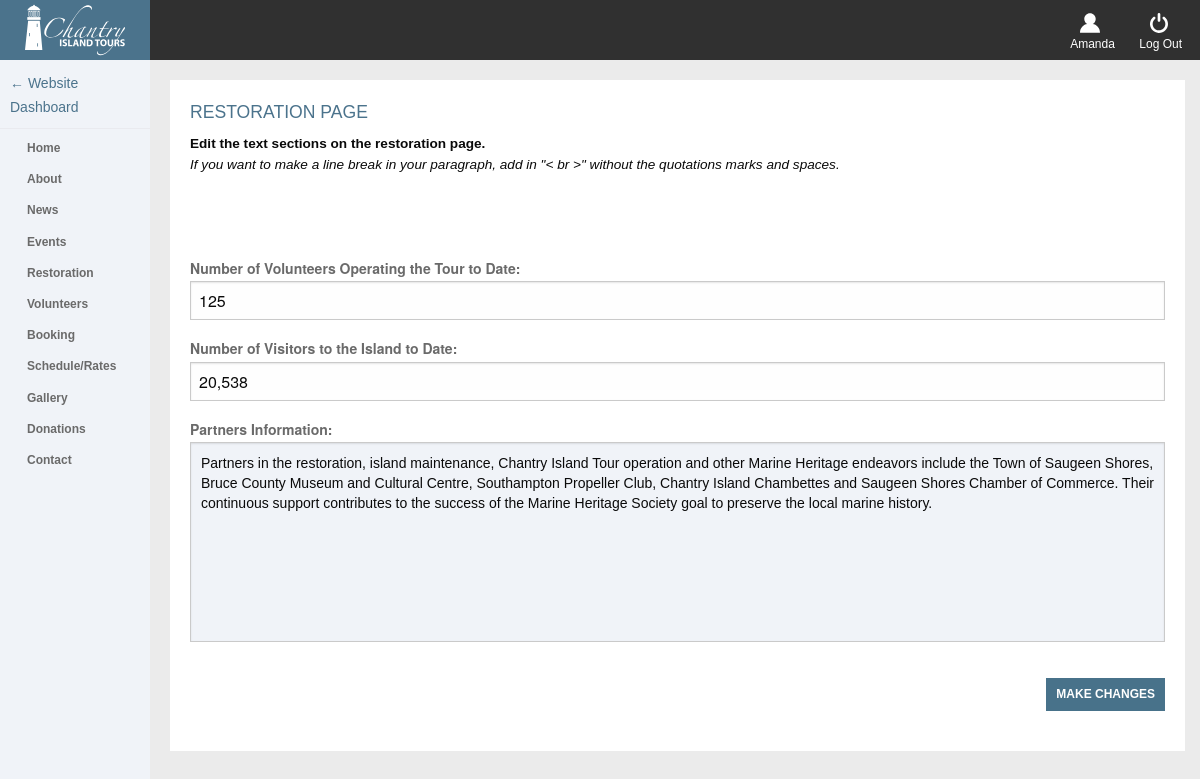
Page /admin/admin_restoration.php (signed in) on the committed database.
### tables this page shows
CREATE TABLE `tbl_restoration` (
  `restoration_id` mediumint(40) UNSIGNED NOT NULL,
  `restoration_volunteers` varchar(50) NOT NULL,
  `restoration_visitors` varchar(50) NOT NULL,
  `restoration_partners` text NOT NULL
);

### admin/phpscripts/functions.php (called while the page is built, shortened)
<?php
	function getRestore() {
		include('connect.php');
		$pagestring = "SELECT * FROM tbl_restoration";
		$pagequery = mysqli_query($link, $pagestring);
		if ($pagequery) {
			$found_page = mysqli_fetch_array($pagequery, MYSQLI_ASSOC);
			return $found_page;
		} else {
			$message = "<i>There was a problem gathering this information.</i>";
			return $message;
		}
	}
?>

### admin/admin_restoration.php (the view, shortened to what this page needs)
<?php
  $popRestore = getRestore();
  require_once("../includes/admin_header.php");
?>
			<div class="holder">
	      	<div class="small-12 medium-12 large-12 columns homeBox">
	      		<h4>Restoration Page</h4>
	      		<p><b>Edit the text sections on the restoration page.</b><br>
	      		<i>If you want to make a line break in your paragraph, add in "< br >" without the quotations marks and spaces.</i></p><br>
	      		<form action="admin_restoration.php" method="post">
						<label><b>Number of Volunteers Operating the Tour to Date:</b></label>
						<input type="text" name="volunteers" value="<?php echo $popRestore['restoration_volunteers'] ?>">
						<label><b>Number of Visitors to the Island to Date:</b></label>
						<input type="text" name="visitors" value="<?php echo $popRestore['restoration_visitors'] ?>">
						<label><b>Partners Information:</b></label>
						<textarea name="partners"><?php echo $popRestore['restoration_partners'] ?></textarea>
						<input type="submit" name="submit" value="Make Changes">
					</form>
	      	</div>
			</div>
<?php
  require_once("../includes/admin_footer.php");
?>

### css/admin.css (style rules this page uses)
body { background-color: #ebebeb; }
p { font-family: 'MyriadPro-Regular', sans-serif; text-align: justify; font-size: 0.85em; }
.holder { padding: 80px 15px 10px 170px; }
input[type="submit"] { float: right; border: none; text-transform: uppercase; padding: 10px; background-color: #48728a; color: #fff; font-size: 12px; font-weight: 900; cursor: pointer; margin: 20px 0 20px 0; }
.holder form { margin-top: 40px; }
.homeBox { background-color: #fff; margin: 0 0 20px 0; padding: 20px; display: inline-block; text-align: left; }
.holder h4 { color: #4b738c; font-family: 'MyriadPro-Bold', sans-serif; text-transform: uppercase; font-size: 1.1em; }
.holder label { color: #6a6a6a; }
.holder textarea { height: 200px; border: 1px solid #cacaca; resize: none; font-family: 'MyriadPro-Regular', sans-serif; font-size: 14px; line-height: 20px; padding: 10px; background-color: #F0F3F8; }

### rows in the picture
tbl_restoration: volunteers "125", visitors "20,538", partners "Partners in the restoration, island maintenance, Chantry Island Tour operation and other Marine Heritage endeavors include the Town of Saugeen Shores, Bruce County Museum and Cultural Centre, Southampton Propeller Club, Chantry Island Chambettes and Saugeen Shores Chamber of Commerce. Their continuous support contributes to the success of the Marine Heritage Society goal to preserve the local marine history."

### other values in the picture
$_SESSION['users_name'] "Amanda"
